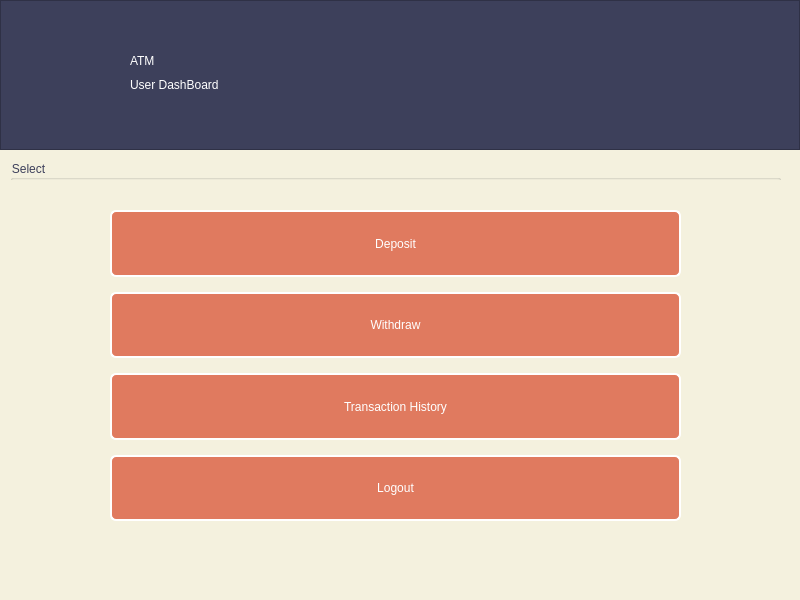
<?xml version="1.0" encoding="UTF-8"?>
<ui version="4.0">
 <class>MainWindow</class>
 <widget class="QMainWindow" name="MainWindow">
  <property name="geometry">
   <rect>
    <x>0</x>
    <y>0</y>
    <width>800</width>
    <height>600</height>
   </rect>
  </property>
  <property name="minimumSize">
   <size>
    <width>800</width>
    <height>600</height>
   </size>
  </property>
  <property name="maximumSize">
   <size>
    <width>800</width>
    <height>600</height>
   </size>
  </property>
  <property name="windowTitle">
   <string>Admin Dashboard</string>
  </property>
  <property name="windowIcon">
   <iconset resource="res.qrc">
    <normaloff>:/icons/icons/bank.png</normaloff>:/icons/icons/bank.png</iconset>
  </property>
  <property name="styleSheet">
   <string notr="true">QWidget
{
	background-color: rgb(244, 241, 222);
	color: rgb(61, 64, 91);
}
QPushButton
{
	font: 10pt &quot;IRANYekan&quot;;
	background-color: rgb(224, 122, 95);
	color: rgb(255, 255, 255);
    border: 2px solid rgb(255, 255, 255);
    border-radius: 6px;
}
QPushButton:hover
{
	background-color: rgb(242, 204, 143);
}
QPushButton#pushButton_logout
{
	background-color: rgb(129, 178, 154);
}
QPushButton#pushButton_totalb
{
	background-color: rgb(95, 121, 123);
}
QPushButton#pushButton_totalbissued
{
	background-color: rgb(95, 121, 123);
}
QPushButton#pushButton_totaluser
{
	background-color: rgb(95, 121, 123);
}
QPushButton:hover#pushButton_logout
{
	background-color: rgb(242, 204, 143);
}
QStatusBar
{
	color: rgb(143, 93, 93);
}</string>
  </property>
  <widget class="QWidget" name="centralwidget">
   <widget class="QFrame" name="frame_top">
    <property name="geometry">
     <rect>
      <x>0</x>
      <y>0</y>
      <width>800</width>
      <height>150</height>
     </rect>
    </property>
    <property name="styleSheet">
     <string notr="true">background-color: rgb(61, 64, 91);
color: rgb(255, 255, 255);</string>
    </property>
    <property name="frameShape">
     <enum>QFrame::StyledPanel</enum>
    </property>
    <property name="frameShadow">
     <enum>QFrame::Raised</enum>
    </property>
    <widget class="QLabel" name="label_title">
     <property name="geometry">
      <rect>
       <x>130</x>
       <y>45</y>
       <width>451</width>
       <height>31</height>
      </rect>
     </property>
     <property name="styleSheet">
      <string notr="true">font: 75 14pt &quot;IRANYekan&quot;;</string>
     </property>
     <property name="text">
      <string>ATM</string>
     </property>
    </widget>
    <widget class="QLabel" name="label">
     <property name="geometry">
      <rect>
       <x>130</x>
       <y>75</y>
       <width>320</width>
       <height>20</height>
      </rect>
     </property>
     <property name="styleSheet">
      <string notr="true">font: 25 10pt &quot;IRANYekan Light&quot;;</string>
     </property>
     <property name="text">
      <string>User DashBoard</string>
     </property>
    </widget>
   </widget>
   <widget class="QWidget" name="horizontalLayoutWidget">
    <property name="geometry">
     <rect>
      <x>10</x>
      <y>160</y>
      <width>771</width>
      <height>391</height>
     </rect>
    </property>
    <layout class="QHBoxLayout" name="horizontalLayout">
     <item>
      <widget class="QGroupBox" name="groupBox">
       <property name="title">
        <string>Select</string>
       </property>
       <widget class="QWidget" name="verticalLayoutWidget_2">
        <property name="geometry">
         <rect>
          <x>0</x>
          <y>20</y>
          <width>771</width>
          <height>371</height>
         </rect>
        </property>
        <layout class="QVBoxLayout" name="verticalLayout_2">
         <property name="spacing">
          <number>15</number>
         </property>
         <property name="leftMargin">
          <number>100</number>
         </property>
         <property name="topMargin">
          <number>30</number>
         </property>
         <property name="rightMargin">
          <number>100</number>
         </property>
         <property name="bottomMargin">
          <number>30</number>
         </property>
         <item>
          <widget class="QPushButton" name="buttonDeposit">
           <property name="sizePolicy">
            <sizepolicy hsizetype="Expanding" vsizetype="Expanding">
             <horstretch>0</horstretch>
             <verstretch>0</verstretch>
            </sizepolicy>
           </property>
           <property name="text">
            <string>Deposit</string>
           </property>
          </widget>
         </item>
         <item>
          <widget class="QPushButton" name="buttonWithdraw">
           <property name="sizePolicy">
            <sizepolicy hsizetype="Expanding" vsizetype="Expanding">
             <horstretch>0</horstretch>
             <verstretch>0</verstretch>
            </sizepolicy>
           </property>
           <property name="text">
            <string>Withdraw</string>
           </property>
          </widget>
         </item>
         <item>
          <widget class="QPushButton" name="buttonTransactionHistory">
           <property name="sizePolicy">
            <sizepolicy hsizetype="Expanding" vsizetype="Expanding">
             <horstretch>0</horstretch>
             <verstretch>0</verstretch>
            </sizepolicy>
           </property>
           <property name="text">
            <string>Transaction History</string>
           </property>
          </widget>
         </item>
         <item>
          <widget class="QPushButton" name="buttonLogout">
           <property name="sizePolicy">
            <sizepolicy hsizetype="Expanding" vsizetype="Expanding">
             <horstretch>0</horstretch>
             <verstretch>0</verstretch>
            </sizepolicy>
           </property>
           <property name="text">
            <string>Logout</string>
           </property>
          </widget>
         </item>
        </layout>
       </widget>
      </widget>
     </item>
    </layout>
   </widget>
  </widget>
  <widget class="QStatusBar" name="statusbar"/>
 </widget>
 <tabstops>
  <tabstop>buttonDeposit</tabstop>
  <tabstop>buttonTransactionHistory</tabstop>
 </tabstops>
 <resources>
  <include location="res.qrc"/>
 </resources>
 <connections/>
</ui>
